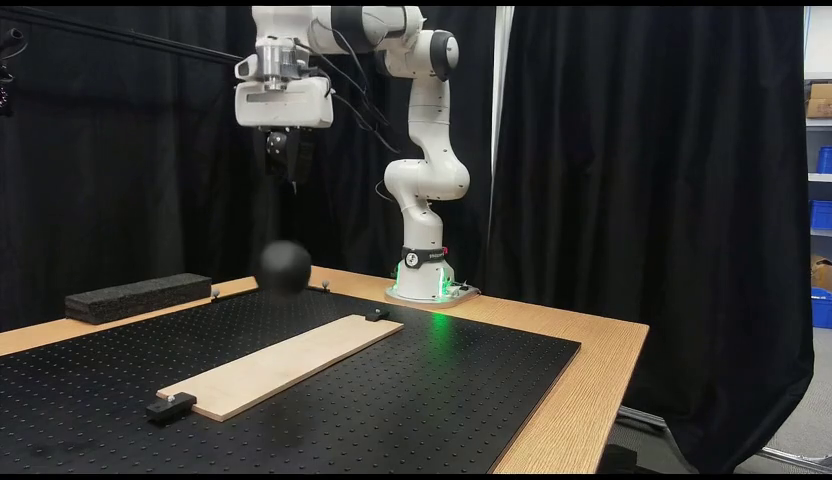
#> input picture frame 9 of work/agy-1/task9_duration_audit/ball2_nf93_s1.mp4, 832 x 480 px, given in place of 20261101T033939_0007_raj-3.mp4, which was not available
$ python analyze_midfall.py
#> lines starting #> are read from the running program, lines starting #| are printed output that depends on the picture
#!/usr/bin/env python3
import json
import numpy as np
import cv2

def analyze_clip(clip_path, seed_xy, mpp=0.001852538, fps=24.0):
#> called with seed_xy = (287, 155), mpp = 0.00185, fps = 24
    cap = cv2.VideoCapture(clip_path)
    ret, f0 = cap.read()
#> f0 is the input picture: shape (480, 832, 3); mean B, G, R 50.7, 53.8, 54.6
    n_frames = int(cap.get(cv2.CAP_PROP_FRAME_COUNT))
    sx, sy = seed_xy
    hw = 14
    tmpl = cv2.cvtColor(f0[sy-hw:sy+hw, sx-hw:sx+hw], cv2.COLOR_BGR2GRAY)
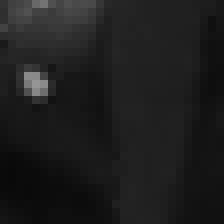
#> tmpl: shape (28, 28) (shown 8 times larger); min 9, max 149, mean 29.7

    cap.set(cv2.CAP_PROP_POS_FRAMES, 0)
    traj = []
    cur_x, cur_y = sx, sy
    for i in range(n_frames):
        ret, fr = cap.read()
        if not ret: break
        gray = cv2.cvtColor(fr, cv2.COLOR_BGR2GRAY)
        x_min = max(0, int(cur_x - 25))
        x_max = min(fr.shape[1], int(cur_x + 25))
        y_min = max(0, int(cur_y - 50))
        y_max = min(fr.shape[0], int(cur_y + 50))
        search = gray[y_min:y_max, x_min:x_max]
        res = cv2.matchTemplate(search, tmpl, cv2.TM_CCOEFF_NORMED)
        min_v, max_v, min_l, max_l = cv2.minMaxLoc(res)
        bx = max_l[0] + x_min + hw
        by = max_l[1] + y_min + hw
        traj.append((i, bx, by, max_v))
        # only update cur position if score is decent or within reasonable range
        if max_v > 0.4:
            cur_x, cur_y = bx, by
#> this loop made 30 passes
#> (x_min, x_max, y_min, y_max, min_v, max_v, min_l, max_l) on passes 2 to 13: (266, 316, 78, 178, -0.203, 0.872, (0, 69), (11, 35)), (266, 316, 77, 177, -0.207, 0.906, (0, 70), (11, 38)), (266, 316, 79, 179, -0.218, 0.93, (0, 61), (11, 39)), (266, 316, 82, 182, -0.225, 0.912, (0, 60), (11, 39)), (266, 316, 85, 185, -0.221, 0.951, (0, 60), (10, 40)), (265, 315, 89, 189, -0.216, 0.955, (1, 59), (11, 40)), (265, 315, 93, 193, -0.271, 0.956, (0, 62), (10, 43)), (264, 314, 100, 200, -0.397, 0.957, (0, 58), (10, 39)), (263, 313, 103, 203, -0.393, 1, (1, 57), (10, 38)), (262, 312, 105, 205, -0.401, 0.955, (2, 57), (11, 38)), (262, 312, 107, 207, -0.374, 0.944, (2, 58), (10, 38)), (261, 311, 109, 209, -0.385, 0.975, (2, 59), (11, 40))
#> (min_v, max_v, min_l, max_l, bx, by, cur_x, cur_y) on pass 1: (-0.202, 0.877, (4, 47), (15, 9), 291, 128, 291, 128)
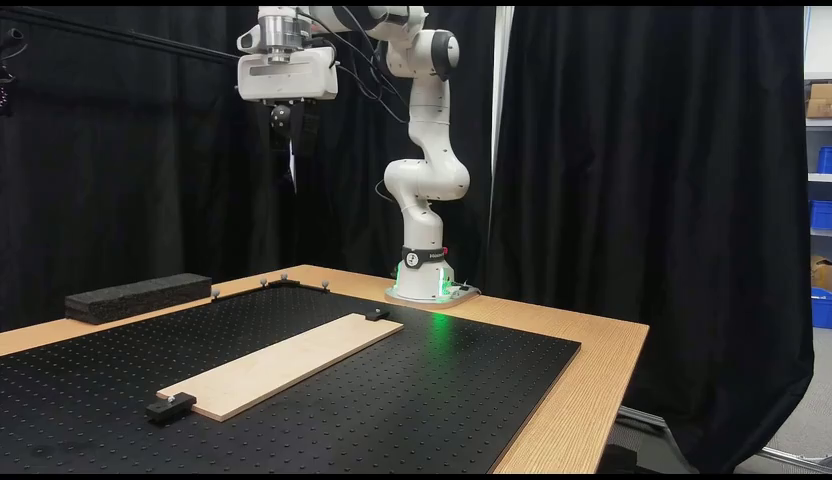
#> input picture frame 0 of work/agy-1/task9_duration_audit/ball2_nf93_s1.mp4, 832 x 480 px, given in place of 20261101T033939_0007_raj-3.mp4, which was not available
#> pass 1, in analyze_clip, `gray = cv2.cvtColor(fr, cv2.COLOR_BGR2GRAY)`:
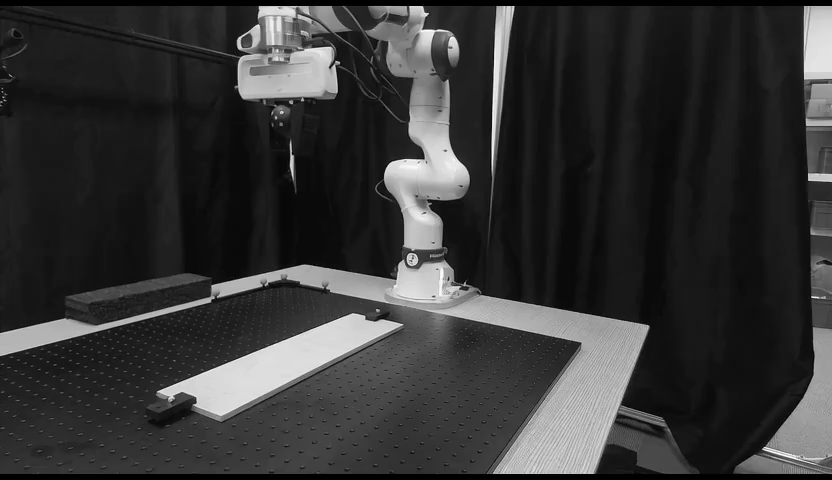
#> gray: shape (480, 832); min 0, max 255, mean 53.8
#> pass 1, in analyze_clip, `res = cv2.matchTemplate(search, tmpl, cv2.TM_CCOEFF_NORMED)`:
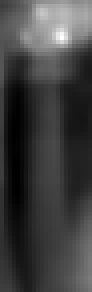
#> res: shape (73, 23) float32 (shown 4 times larger); min -0.202, max 0.877, mean 0.0671; drawn with min black and max white
#> after the loop:
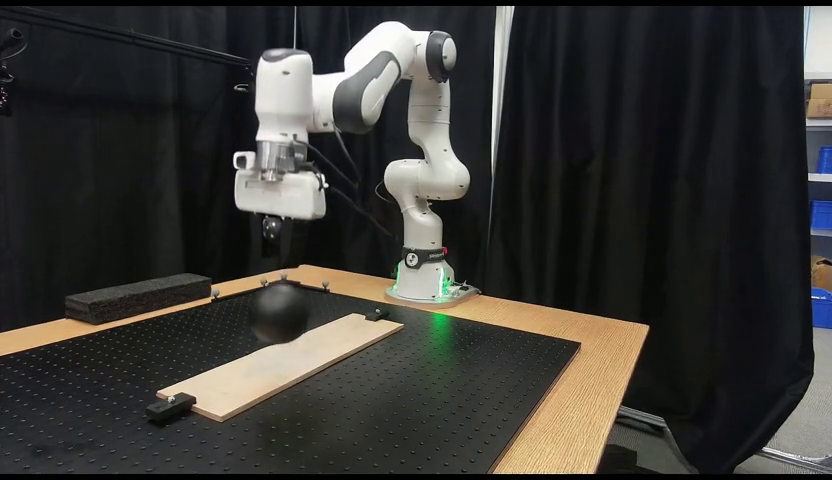
#> fr: shape (480, 832, 3); mean B, G, R 52.8, 56.4, 57.6
#> after the loop:
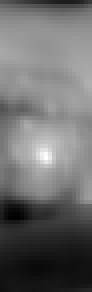
#> res: shape (73, 23) float32 (shown 4 times larger); min -0.462, max 0.91, mean 0.125; drawn with min black and max white
#> after the loop:
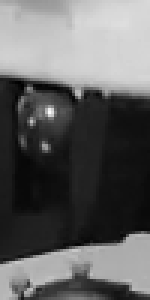
#> search: shape (100, 50) (shown 3 times larger); min 1, max 250, mean 97.4
#> after the loop, traj = 29 items, first 6: (0, 291, 128, 0.877), (1, 291, 127, 0.872), (2, 291, 129, 0.906), (3, 291, 132, 0.93), (4, 291, 135, 0.912), (5, 290, 139, 0.951)

    times = np.array([p[0] / fps for p in traj])
    y_px = np.array([p[2] for p in traj])
    y_m = y_px * mpp

    return {
        "clip": clip_path,
        "n_frames": n_frames,
        "fps": fps,
        "mpp": mpp,
        "traj": traj,
        "times": times,
        "y_px": y_px,
        "y_m": y_m
    }

def fit_quadratic(t, y):
    # y = 0.5 * g * t^2 + v0 * t + y0
    A = np.vstack([0.5 * t**2, t, np.ones_like(t)]).T
    sol, residuals, rank, s = np.linalg.lstsq(A, y, rcond=None)
    g, v0, y0 = sol
    # R^2
    y_pred = A @ sol
    r2 = 1.0 - np.sum((y - y_pred)**2) / np.sum((y - np.mean(y))**2)
    return g, v0, y0, r2

if __name__ == "__main__":
    for name, seed in [("20261101T033939_0007_raj-3.mp4", (287, 155)),
                       ("20261101T040234_0012_raj-3.mp4", (290, 172))]:
        res = analyze_clip(f"/home/sha/swarm-work/rahul-5-agy/clips/{name}", seed)
        print(f"\n==========================================")
        print(f"Results for {name}:")
        y_px = res["y_px"]
        fps = res["fps"]
        mpp = res["mpp"]
        t = res["times"]

        # Find impacts (local maxima of y_px)
        # First impact:
        imp1 = np.argmax(y_px[:10])
        print(f"First impact at frame {imp1} (t={t[imp1]:.3f}s), y={y_px[imp1]:.1f}px")

        # Initial fall fit (frames 0 to imp1-1)
        # Note: frame imp1 is contact, drop it
        fall_idx = np.arange(0, imp1)
        t_fall = t[fall_idx]
        y_fall = y_px[fall_idx] * mpp
        g_fall, v0_fall, y0_fall, r2_fall = fit_quadratic(t_fall, y_fall)
        print(f"Initial mid-fall segment (frames 0..{imp1-1}, n={len(fall_idx)}):")
        print(f"  g_fall = {g_fall:.2f} m/s^2, v0 = {v0_fall:.2f} m/s, R^2 = {r2_fall:.4f}")

        # First rebound (from imp1+1 to next impact)
        # Find apex 1: min y between imp1 and imp1+15
        apex1 = imp1 + 1 + np.argmin(y_px[imp1+1:imp1+15])
        print(f"First apex at frame {apex1} (t={t[apex1]:.3f}s), y={y_px[apex1]:.1f}px (rise = {y_px[imp1] - y_px[apex1]:.1f}px = {(y_px[imp1] - y_px[apex1])*mpp*100:.1f}cm)")

        # Second impact:
        imp2 = apex1 + np.argmax(y_px[apex1:apex1+15])
        print(f"Second impact at frame {imp2} (t={t[imp2]:.3f}s), y={y_px[imp2]:.1f}px")

        # Fit rebound 1: flight between imp1 and imp2 (excluding contact frames)
        reb_idx = np.arange(imp1+1, imp2)
        t_reb = t[reb_idx] - t[reb_idx[0]]
        y_reb = y_px[reb_idx] * mpp
        g_reb, v0_reb, y0_reb, r2_reb = fit_quadratic(t_reb, y_reb)
        print(f"First rebound flight (frames {imp1+1}..{imp2-1}, n={len(reb_idx)}):")
        print(f"  g_reb = {g_reb:.2f} m/s^2, v0 = {v0_reb:.2f} m/s, R^2 = {r2_reb:.4f}")
        flight_t1 = (imp2 - imp1) / fps
        print(f"  Flight time T1 = {flight_t1:.3f} s ({imp2 - imp1} frames)")

$ run again, starting later in the video
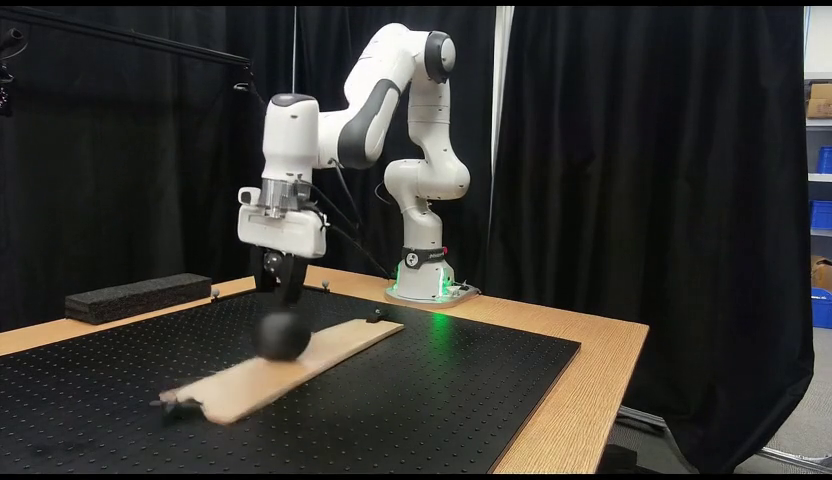
#> input picture frame 41 of work/agy-1/task9_duration_audit/ball2_nf93_s1.mp4, 832 x 480 px, given in place of 20261101T033939_0007_raj-3.mp4, which was not available
#> in analyze_clip, f0 is the input picture: shape (480, 832, 3); mean B, G, R 49.3, 53.4, 54.8
#> the loop in analyze_clip, `for i in range(n_frames):` made 30 passes
#> (x_min, x_max, y_min, y_max, min_v, max_v, min_l, max_l) on passes 2 to 9: (251, 301, 141, 241, -0.457, 0.678, (15, 1), (7, 1)), (247, 297, 106, 206, -0.588, 0.641, (0, 71), (11, 36)), (247, 297, 106, 206, -0.568, 0.628, (0, 72), (12, 39)), (248, 298, 109, 209, -0.49, 0.6, (18, 36), (15, 63)), (252, 302, 136, 236, -0.507, 0.602, (14, 12), (7, 68)), (248, 298, 168, 268, -0.571, 0.597, (0, 72), (15, 6)), (252, 302, 138, 238, -0.452, 0.625, (16, 20), (10, 32)), (251, 301, 134, 234, -0.404, 0.642, (17, 25), (10, 38))
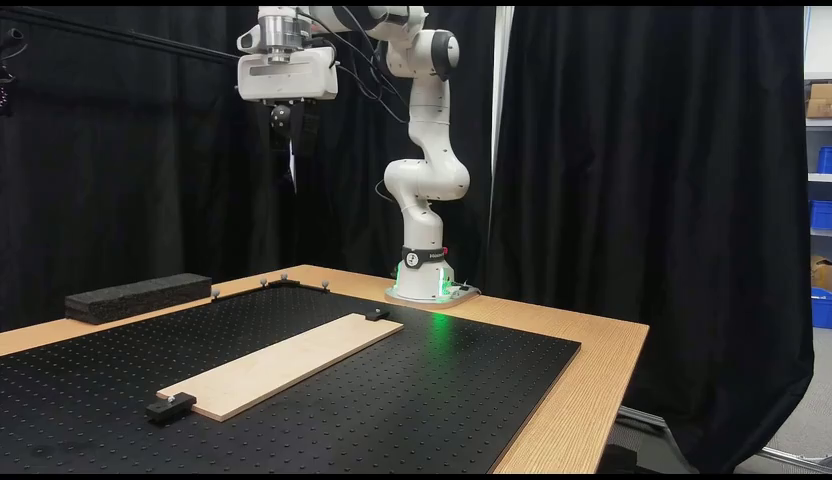
#> input picture frame 0 of work/agy-1/task9_duration_audit/ball2_nf93_s1.mp4, 832 x 480 px, given in place of 20261101T033939_0007_raj-3.mp4, which was not available
#> after the loop in analyze_clip, `for i in range(n_frames):`:
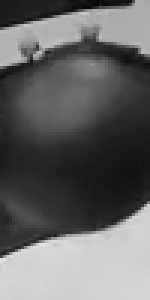
#> search: shape (100, 50) (shown 3 times larger); min 6, max 231, mean 100.9
#> after the loop in analyze_clip, `for i in range(n_frames):`: traj = 29 items, first 6: (0, 276, 191, 0.574), (1, 272, 156, 0.678), (2, 272, 156, 0.641), (3, 273, 159, 0.628), (4, 277, 186, 0.6), (5, 273, 218, 0.602)

$ run again, starting later in the video
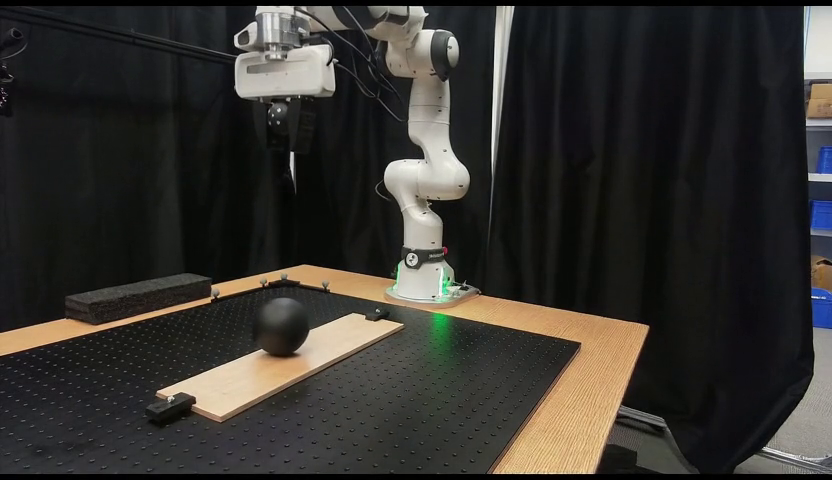
#> input picture frame 74 of work/agy-1/task9_duration_audit/ball2_nf93_s1.mp4, 832 x 480 px, given in place of 20261101T033939_0007_raj-3.mp4, which was not available
#> in analyze_clip, f0 is the input picture: shape (480, 832, 3); mean B, G, R 47, 51.3, 53.6
#> the loop in analyze_clip, `for i in range(n_frames):` made 30 passes
#> (x_min, x_max, y_min, y_max, min_v, max_v, min_l, max_l) on passes 2 to 9: (262, 312, 108, 208, -0.43, 0.891, (0, 41), (11, 36)), (262, 312, 108, 208, -0.408, 0.888, (1, 65), (11, 36)), (262, 312, 108, 208, -0.419, 0.881, (1, 66), (11, 37)), (262, 312, 109, 209, -0.419, 0.863, (1, 65), (11, 35)), (262, 312, 108, 208, -0.419, 0.865, (1, 65), (11, 38)), (262, 312, 110, 210, -0.425, 0.795, (1, 64), (11, 40)), (262, 312, 114, 214, -0.428, 0.63, (1, 59), (13, 45)), (264, 314, 123, 223, -0.44, 0.594, (0, 50), (11, 40))
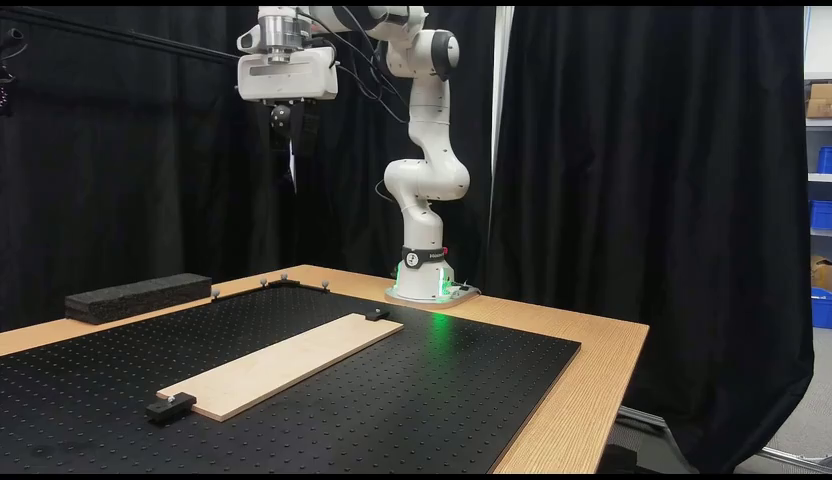
#> input picture frame 0 of work/agy-1/task9_duration_audit/ball2_nf93_s1.mp4, 832 x 480 px, given in place of 20261101T033939_0007_raj-3.mp4, which was not available
#> after the loop in analyze_clip, `for i in range(n_frames):`:
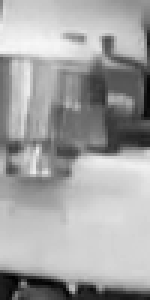
#> search: shape (100, 50) (shown 3 times larger); min 1, max 247, mean 163
#> after the loop in analyze_clip, `for i in range(n_frames):`: traj = 29 items, first 6: (0, 287, 158, 0.887), (1, 287, 158, 0.891), (2, 287, 158, 0.888), (3, 287, 159, 0.881), (4, 287, 158, 0.863), (5, 287, 160, 0.865)
